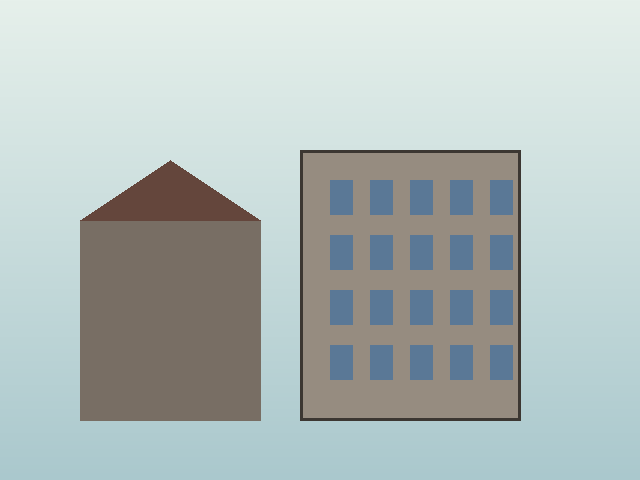
#> input picture worker/test_render.png, 640 x 480 px
$ python -i spike_real.py   (imports and definitions only)
#> lines starting #> are read from the running program, lines starting #| are printed output that depends on the picture; after the words box and inside, x2 and y2 are one past the last pixel; in counts of white or black regions, pixels touching at a corner belong together
"""
Spike on a real architectural render.

Auto-derive the precision map from structure edges so hard geometry (edges,
fixtures) stays anchored while flat surfaces (walls, floor, ceiling) are free
to be reinterpreted. No hard pixel-lock here (lock map = all free) — we want to
see the generator restyle the whole room first.
"""
import io, sys, time
import cv2
import numpy as np
from PIL import Image

from calque.generator import ComfyClient
from calque.postprocess.true_watercolor import TrueWatercolorEffect

SRC = sys.argv[1] if len(sys.argv) > 1 else "studio.png"
MAXW = 1024  # SD1.5 comfort on 8GB; we upscale later


def to_png(img): b = io.BytesIO(); img.save(b, "PNG"); return b.getvalue()


def fit(img):
    w, h = img.size
    if w <= MAXW: return img
    return img.resize((MAXW, round(h * MAXW / w)), Image.LANCZOS)


def edge_strength_map(img):
    """white(free) on flat areas, darker(anchor) near strong edges."""
    g = cv2.cvtColor(np.array(img), cv2.COLOR_RGB2GRAY)
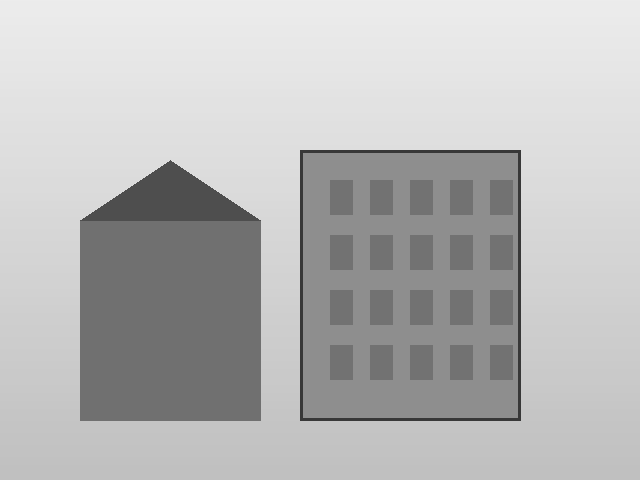
#> g: shape (480, 640); min 56, max 236, mean 184.6
    edges = cv2.Canny(g, 60, 160)
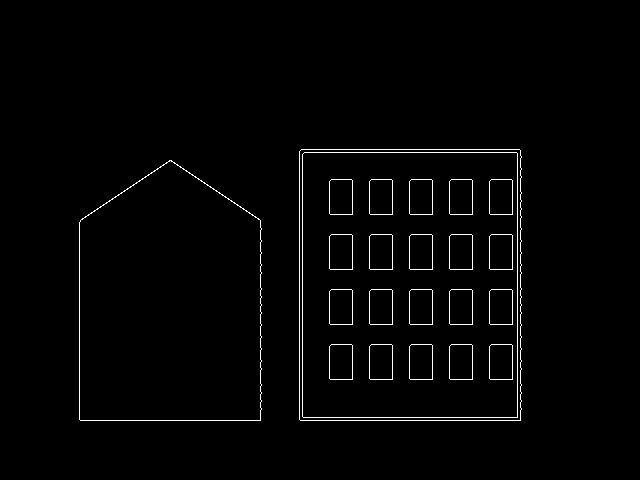
#> edges: shape (480, 640); 1.6% white in thin lines or dots, all inside (x1, y1, x2, y2) = (79, 149, 522, 421)
    edges = cv2.dilate(edges, np.ones((3, 3), np.uint8), iterations=1)
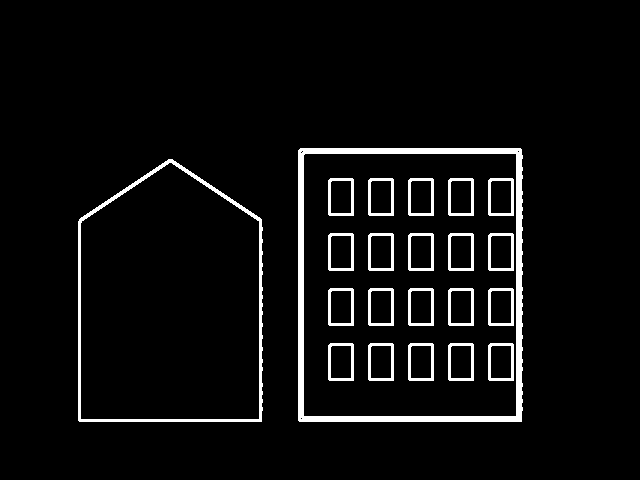
#> edges: shape (480, 640); 5% white; 22 white regions, largest, box (x1, y1, x2, y2) and area: (298, 148, 523, 422) 5924, (78, 159, 263, 422) 2655, (328, 178, 354, 216) 344
    soft = 255 - cv2.GaussianBlur(edges, (0, 0), 2.0)  # anchor near edges
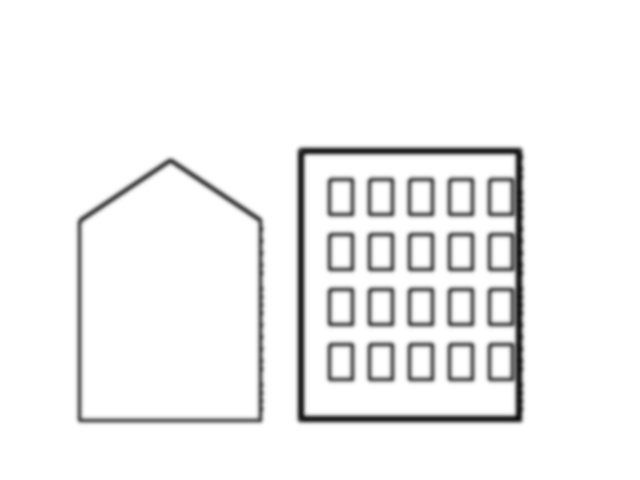
#> soft: shape (480, 640); min 19, max 255, mean 242.2
    return Image.fromarray(soft).convert("RGB")


def main():
    c = ComfyClient(); assert c.is_up(), "ComfyUI down"
    render = fit(Image.open(SRC).convert("RGB"))
    w, h = render.size
    render = render.resize((w - w % 8, h - h % 8))  # VAE-safe dims
    w, h = render.size
    soft = edge_strength_map(render)
    free = Image.new("RGB", (w, h), (0, 0, 0))  # lock nothing this pass

    rn = c.upload_image(to_png(render), "real_render.png")
    sn = c.upload_image(to_png(soft), "real_soft.png")
    ln = c.upload_image(to_png(free), "real_lock.png")
    render.save("real_in.png"); soft.save("real_soft_map.png")

    wf = c.load_workflow("structure_control", {
        "CKPT": "counterfeitV30_v30.safetensors",
        "RENDER": rn, "SMAP": sn, "LOCKMAP": ln,
        "POS": "professional interior photograph, cozy office studio, warm "
               "natural light, realistic materials, wood, carpet, detailed, "
               "architectural photography",
        "NEG": "cartoon, flat shading, lowres, blurry, distorted, watermark, text",
        "RES": max(w, h), "SEED": 7, "STEPS": 28, "CFG": 6.5, "DENOISE": 0.75,
        "CN_DEPTH": 0.7, "CN_LINEART": 0.55,
    })
    print(f"input {w}x{h}, submitting...")
    t = time.time(); res = c.run(wf); dt = time.time() - t
    assert res.images, "no image"
    gen = Image.open(io.BytesIO(res.images[0])).convert("RGB")
    gen.save("real_generated.png")
    print(f"generation: {dt:.1f}s -> real_generated.png ({gen.size})")
    TrueWatercolorEffect().apply(gen).save("real_generated_watercolor.png")
    print("calque watercolor -> real_generated_watercolor.png")


# [2 lines not run here, left out]

>>> import cv2
>>> picture = cv2.cvtColor(cv2.imread('test_render.png'), cv2.COLOR_BGR2RGB)
>>> result = edge_strength_map(picture)
